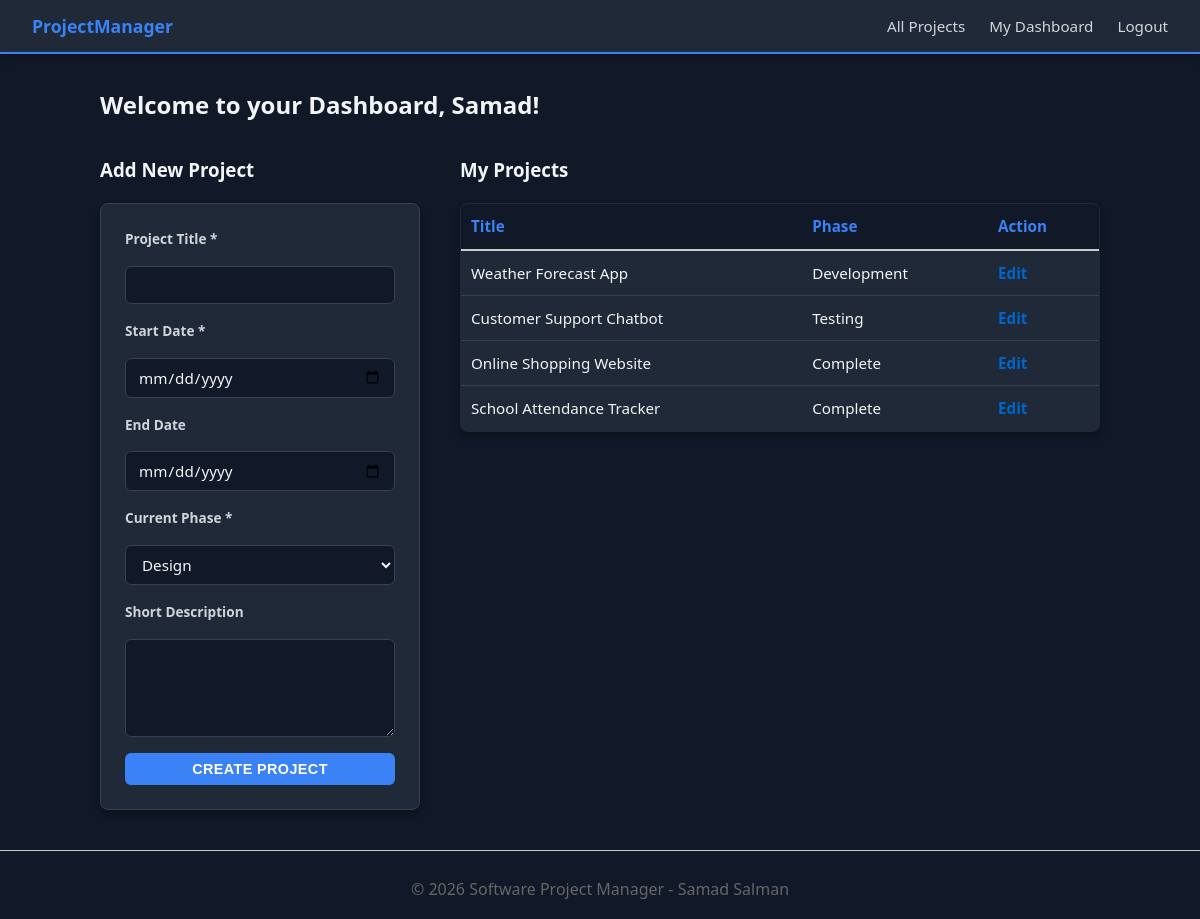
/dashboard.php (signed in), run on the app's committed database.
### tables this page shows
CREATE TABLE `projects` (
  `pid` int(11) NOT NULL,
  `title` varchar(100) NOT NULL,
  `start_date` date NOT NULL,
  `end_date` date DEFAULT NULL,
  `short_description` text DEFAULT NULL,
  `phase` enum('design','development','testing','deployment','complete') NOT NULL,
  `uid` int(11) NOT NULL
);

### dashboard.php (the view, shortened to what this page needs)
<?php
require_once 'includes/db.php';
$user_id = $_SESSION['uid'];
$stmt = $pdo->prepare("SELECT * FROM projects WHERE uid = ? ORDER BY start_date DESC");
$stmt->execute([$user_id]);
$my_projects = $stmt->fetchAll();
require_once 'includes/header.php';
?>
<h2>Welcome to your Dashboard, <?php echo htmlspecialchars($_SESSION['username']); ?>!</h2>
<div style="display: flex; gap: 40px; margin-top: 30px; flex-wrap: wrap;">
    <div style="flex: 1; min-width: 300px;">
        <h3>Add New Project</h3>
        <form method="POST" action="dashboard.php" style="max-width: 100%;">
            <label for="title">Project Title *</label>
            <input type="text" id="title" name="title" required>
            <label for="start_date">Start Date *</label>
            <input type="date" id="start_date" name="start_date" required>
            <label for="end_date">End Date</label>
            <input type="date" id="end_date" name="end_date">
            <label for="phase">Current Phase *</label>
            <select id="phase" name="phase" required>
                <option value="design">Design</option>
            </select>
            <label for="short_description">Short Description</label>
            <textarea id="short_description" name="short_description" rows="4"></textarea>
            <button type="submit">Create Project</button>
        </form>
    </div>
    <div style="flex: 2; min-width: 300px;">
        <h3>My Projects</h3>
        <?php if (count($my_projects) > 0): ?>
            <table style="width: 100%; border-collapse: collapse; text-align: left;">
                <thead>
                    <tr style="border-bottom: 2px solid #ccc;">
                        <th style="padding: 10px;">Title</th>
                        <th style="padding: 10px;">Phase</th>
                        <th style="padding: 10px;">Action</th>
                    </tr>
                </thead>
                <tbody>
                    <?php foreach ($my_projects as $project): ?>
                        <tr style="border-bottom: 1px solid #eee;">
                            <td style="padding: 10px;"><?php echo htmlspecialchars($project['title']); ?></td>
                            <td style="padding: 10px; text-transform: capitalize;"><?php echo htmlspecialchars($project['phase']); ?></td>
                            <td style="padding: 10px;">
                                <a href="edit_project.php?id=<?php echo $project['pid']; ?>" style="color: #0066cc; text-decoration: none;">Edit</a>
                            </td>
                        </tr>
                    <?php endforeach; ?>
                </tbody>
            </table>
        <?php else: ?>
            <p>You haven't created any projects yet.</p>
        <?php endif; ?>
    </div>
</div>
<?php require_once 'includes/footer.php'; ?>

### includes/header.php (style rules this page uses)
:root { --primary: #3B82F6; --primary-hover: #1D4ED8; --bg: #111827; --surface: #1F2937; --text: #F3F4F6; --text-light: #D1D5DB; --border: #374151; --accent: #10B981; }
body { font-family: 'Segoe UI', system-ui, sans-serif; background-color: var(--bg); color: var(--text); line-height: 1.6; margin: 0; padding: 0; }
h1, h2, h3 { color: var(--text); margin-top: 0; }
form { background: var(--surface); padding: 1.5rem; border-radius: 8px; box-shadow: 0 4px 6px rgba(0, 0, 0, 0.3); display: flex; flex-direction: column; gap: 1rem; border: 1px solid var(--border); }
label { font-weight: 600; font-size: 0.85rem; color: var(--text-light); }
input, select, textarea { padding: 0.5rem 0.75rem; border: 1px solid var(--border); border-radius: 6px; font-family: inherit; font-size: 0.95rem; background-color: #111827; color: var(--text); transition: border-color 0.2s ease; }
button { background-color: var(--primary); color: white; border: none; padding: 0.5rem 1.2rem; border-radius: 6px; font-weight: 600; font-size: 0.9rem; cursor: pointer; transition: background-color 0.2s ease; text-transform: uppercase; letter-spacing: 0.4px; }
table { width: 100%; border-collapse: collapse; background: var(--surface); border-radius: 8px; overflow: hidden; box-shadow: 0 4px 6px rgba(0, 0, 0, 0.3); border: 1px solid var(--border); }
th, td { padding: 0.75rem 1rem; text-align: left; border-bottom: 1px solid var(--border); font-size: 0.95rem; }
th { background-color: #111827; font-weight: 600; color: var(--primary); }
tr:last-child td { border-bottom: none; }
a { color: var(--primary); font-weight: 600; }

### data on the page
projects: title "Weather Forecast App", phase "Development"
projects: title "Customer Support Chatbot", phase "Testing"
projects: title "Online Shopping Website", phase "Complete"
projects: title "School Attendance Tracker", phase "Complete"

### other printed values
$_SESSION['username'] "Samad"
